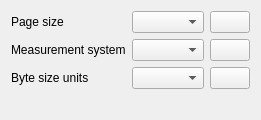
     <widget class="QWidget" name="m_tabOther">
      <attribute name="title">
       <string>Other</string>
      </attribute>
      <layout class="QFormLayout" name="formLayout_5">
       <item row="0" column="0">
        <widget class="QLabel" name="m_labelPageSize">
         <property name="toolTip">
          <string/>
         </property>
         <property name="whatsThis">
          <string/>
         </property>
         <property name="text">
          <string>Page size</string>
         </property>
         <property name="buddy">
          <cstring>m_comboPageSize</cstring>
         </property>
        </widget>
       </item>
       <item row="0" column="1">
        <layout class="QHBoxLayout" name="horizontalLayout_31">
         <item>
          <widget class="KComboBox" name="m_comboPageSize">
           <property name="sizePolicy">
            <sizepolicy hsizetype="Expanding" vsizetype="Fixed">
             <horstretch>0</horstretch>
             <verstretch>0</verstretch>
            </sizepolicy>
           </property>
           <property name="toolTip">
            <string/>
           </property>
           <property name="whatsThis">
            <string/>
           </property>
          </widget>
         </item>
         <item>
          <widget class="KPushButton" name="m_buttonDefaultPageSize"/>
         </item>
        </layout>
       </item>
       <item row="1" column="0">
        <widget class="QLabel" name="m_labelMeasureSystem">
         <property name="toolTip">
          <string/>
         </property>
         <property name="whatsThis">
          <string/>
         </property>
         <property name="text">
          <string>Measurement system</string>
         </property>
         <property name="buddy">
          <cstring>m_comboMeasureSystem</cstring>
         </property>
        </widget>
       </item>
       <item row="1" column="1">
        <layout class="QHBoxLayout" name="horizontalLayout_32">
         <item>
          <widget class="KComboBox" name="m_comboMeasureSystem">
           <property name="sizePolicy">
            <sizepolicy hsizetype="Expanding" vsizetype="Fixed">
             <horstretch>0</horstretch>
             <verstretch>0</verstretch>
            </sizepolicy>
           </property>
           <property name="toolTip">
            <string/>
           </property>
           <property name="whatsThis">
            <string/>
           </property>
          </widget>
         </item>
         <item>
          <widget class="KPushButton" name="m_buttonDefaultMeasureSystem"/>
         </item>
        </layout>
       </item>
       <item row="3" column="1">
        <layout class="QHBoxLayout" name="horizontalLayout_36">
         <item>
          <widget class="KComboBox" name="m_comboBinaryUnitDialect">
           <property name="sizePolicy">
            <sizepolicy hsizetype="Expanding" vsizetype="Fixed">
             <horstretch>0</horstretch>
             <verstretch>0</verstretch>
            </sizepolicy>
           </property>
           <property name="toolTip">
            <string/>
           </property>
           <property name="whatsThis">
            <string/>
           </property>
          </widget>
         </item>
         <item>
          <widget class="KPushButton" name="m_buttonDefaultBinaryUnitDialect"/>
         </item>
        </layout>
       </item>
       <item row="3" column="0">
        <widget class="QLabel" name="m_labelBinaryUnitDialect">
         <property name="text">
          <string>Byte size units</string>
         </property>
         <property name="buddy">
          <cstring>m_comboBinaryUnitDialect</cstring>
         </property>
        </widget>
       </item>
       <item row="4" column="1">
        <widget class="QLabel" name="m_labelBinaryUnitSample">
         <property name="text">
          <string/>
         </property>
        </widget>
       </item>
      </layout>
     </widget>
